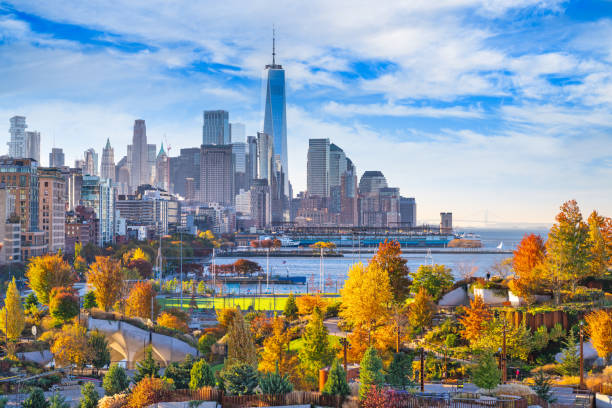
#> input picture NewYork.jpg, 612 x 408 px
$ python contours.py
#> lines starting #> are read from the running program, lines starting #| are printed output that depends on the picture; after the words box and inside, x2 and y2 are one past the last pixel; in counts of white or black regions, pixels touching at a corner belong together
import cv2 as cv
import numpy as np


img = cv.imread('NewYork.jpg')
#> img is the input picture: shape (408, 612, 3); mean B, G, R 153.3, 149.1, 140.7
cv.imshow('NewYork', img)

blank= np.zeros(img.shape[:3], dtype='uint8')
cv.imshow('blank', blank)

gray = cv.cvtColor(img, cv.COLOR_BGR2GRAY)
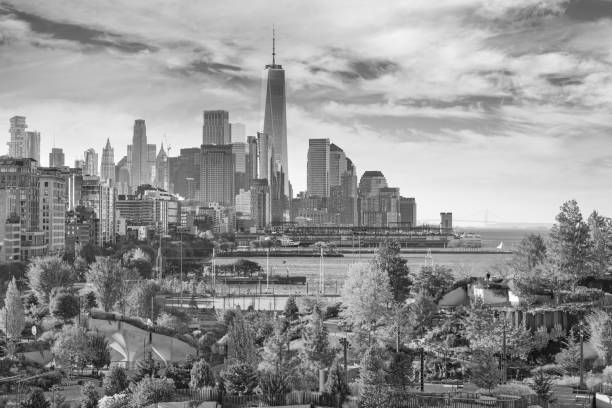
#> gray: shape (408, 612); min 2, max 255, mean 147.1

blur=cv.GaussianBlur(gray, (5, 5), 0)
cv.imshow('blur', blur)

cv.imshow('gray', gray)
canny = cv.Canny(gray, 150, 200)
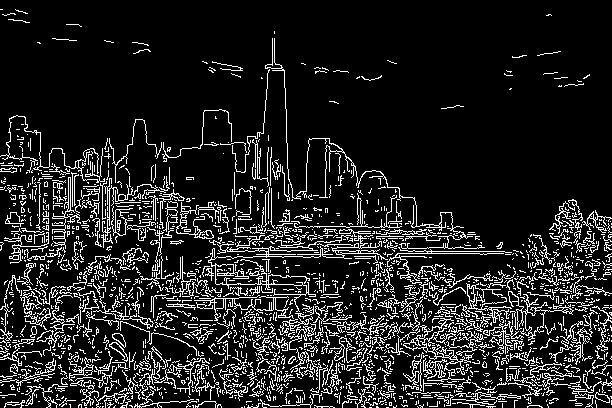
#> canny: shape (408, 612); 13.2% white in thin lines or dots
cv.imshow('canny', canny)
contours, hierarchies = cv.findContours(canny, cv.RETR_LIST, cv.CHAIN_APPROX_NONE)
#> contours = 2201 contours, 2068 with area under 20; largest, box (x1, y1, x2, y2) and area: (208, 235, 388, 312) 453, (403, 318, 471, 376) 336, (466, 283, 512, 323) 204, (508, 291, 574, 341) 200, (403, 352, 424, 391) 170
print(f'{len(contours)} contours found!')
#| 2201 contours found!
#RETR_LIST: It retrieves all of the contours without establishing any hierarchical relationships.
#RETR_EXTERNAL: It retrieves only the extreme outer contours. It sets hierarchy[i][2]=hierarchy[i][3]=-1 for all the contours.
#RETR_CCOMP: It retrieves all of the contours and organizes them into a two-level hierarchy. At the top level, there are external boundaries of the components. At the second level, there are boundaries of the holes. If there is another contour inside a hole of a connected component, it is still put at the top level.
cv.drawContours(blank, contours, -1, (0, 255, 0), 1)
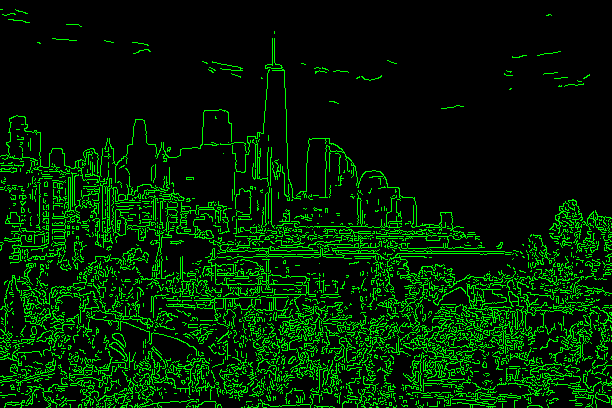
#> blank: shape (408, 612, 3); mean of channels 0, 1, 2 0, 33.6, 0; drawn as B, G, R
cv.imshow('contours', blank)

cv.waitKey(0)
cv.destroyAllWindows()
